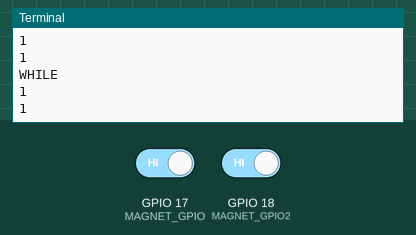
Bench run of a program on a simulated Raspberry Pi (BCM pin numbers). Shown: the last lines printed to the terminal. The inputs (shaded band) are chosen by the test bench; at power-on: GPIO 17 (MAGNET_GPIO) HIGH, GPIO 18 (MAGNET_GPIO2) HIGH. No MQTT or app messages arrive unless stated; threads take turns every 2 ms.

Above: at 1.4 s.
1.5 s: GPIO 17 (MAGNET_GPIO) driven LOW
At 2.1 s:
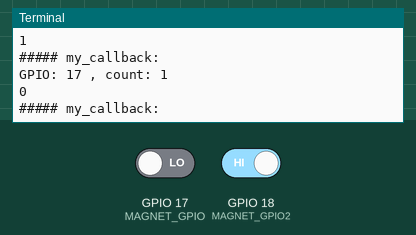
3.0 s: GPIO 18 (MAGNET_GPIO2) driven LOW
At 3.16 s:
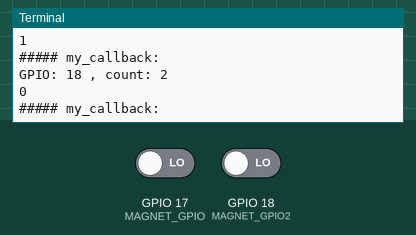

The program:

do_reed.py
```python
#!/usr/bin/python
# -*- coding: utf-8 -*-

import time
import paho.mqtt.publish as publish
import RPi.GPIO as GPIO
from threading import Timer

GPIO.setmode(GPIO.BCM)

MAGNET_GPIO = 17
GPIO.setup(MAGNET_GPIO, GPIO.IN)

MAGNET_GPIO2 = 18
GPIO.setup(MAGNET_GPIO2, GPIO.IN)

counter = 0


publish.single("/sensor/garden/house", "loaded", hostname="192.168.x.x", port=1883, auth={"username":"xxx", "password":"xxx"})

def mqtt_send():
    tuer_r = GPIO.input(MAGNET_GPIO)
    tuer_l = GPIO.input(MAGNET_GPIO2)
    tuer_rVal = GPIO.input(MAGNET_GPIO)
    tuer_lVal = GPIO.input(MAGNET_GPIO2)

    print("##### MQTT timer ");

    publish.single("/sensor/garden/house/door_right", tuer_rVal, hostname="192.168.x.x", port=1883, auth={"username":"xxx", "password":"xxx"})
    publish.single("/sensor/garden/house/door_left", tuer_lVal, hostname="192.168.x.x", port=1883, auth={"username":"xxx", "password":"xxx"})

t = Timer(10.0, mqtt_send)
t.start()

def my_callback(input):
    global counter, MAGNET_GPIO, MAGNET_GPIO2
    counter += 1
    print("##### my_callback: ");
    print("GPIO: %d , count: %d" % (input, counter));
    print GPIO.input(input)
    print("##### my_callback: ");

    if(input == MAGNET_GPIO):
        subs = "/sensor/garden/house/door_right"
    else:
		subs = "/sensor/garden/house/door_left"

    publish.single(subs, GPIO.input(input), hostname="192.168.x.x", port=1883, auth={"username":"xxx", "password":"xxx"})
    #time.sleep(5)

GPIO.add_event_detect(MAGNET_GPIO, GPIO.FALLING, callback=my_callback, bouncetime=1000)
GPIO.add_event_detect(MAGNET_GPIO2, GPIO.FALLING, callback=my_callback, bouncetime=1000)


try:
    while True:
        print("WHILE");
        print GPIO.input(MAGNET_GPIO)
        print GPIO.input(MAGNET_GPIO2)
        time.sleep(1)

except KeyboardInterrupt:
    GPIO.cleanup()
    t.cancel()
    print "\n\t ##### Bye #####\n"
```

Measured:
- after the input at 1.5 s, the terminal: prints a new line at once (image 1)
- after the input at 3.0 s, the terminal: prints a new line at once (image 2)
